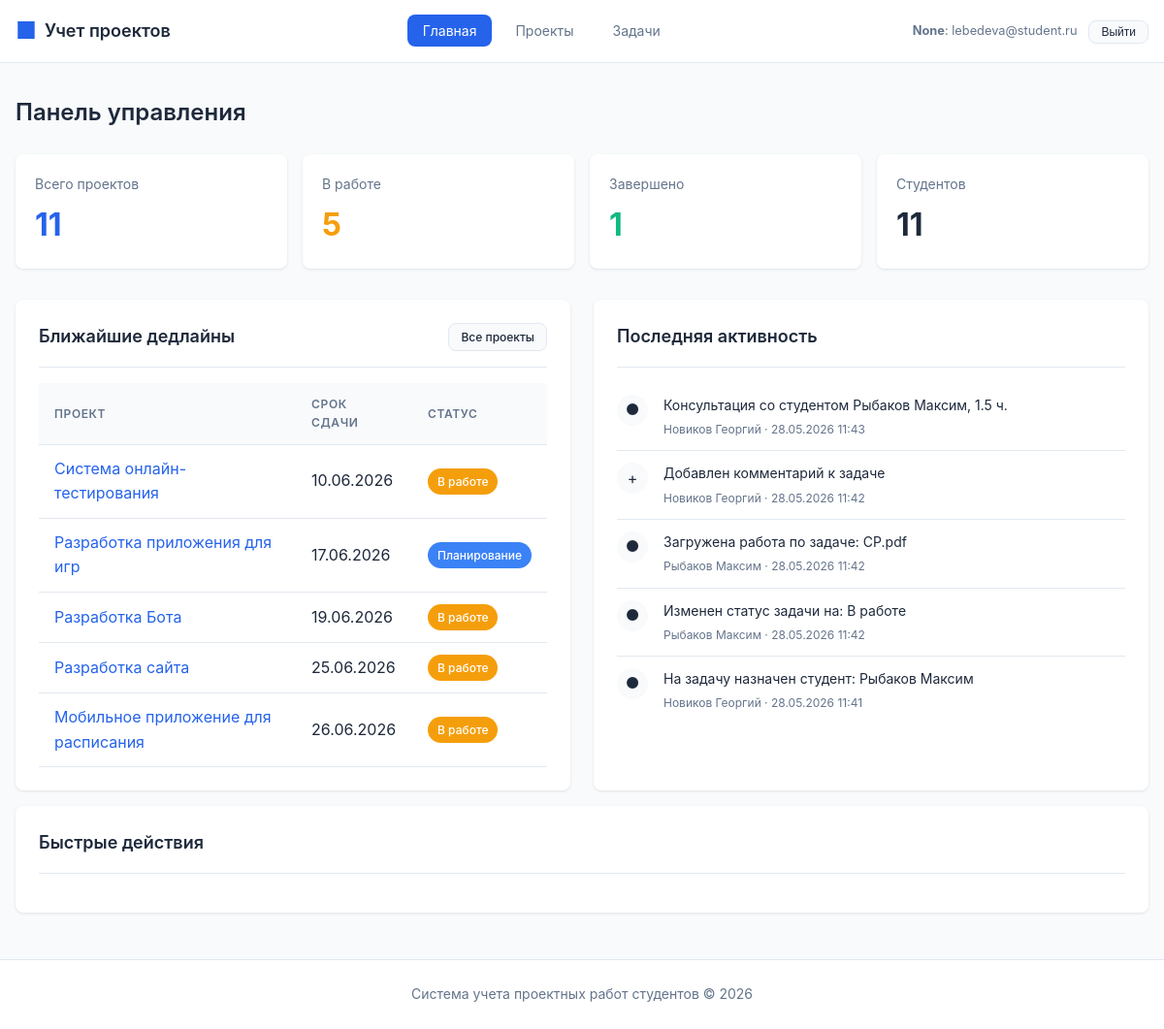
Page / (signed in) on the committed database.
### tables this page shows
CREATE TABLE project (
    id INTEGER PRIMARY KEY AUTOINCREMENT,
    title TEXT NOT NULL,
    description TEXT,
    start_date TEXT NOT NULL,
    end_date TEXT NOT NULL,
    status_id INTEGER REFERENCES project_status(id) ON DELETE SET NULL,
    supervisor_id INTEGER REFERENCES teacher(id) ON DELETE SET NULL,
    created_at TEXT DEFAULT CURRENT_TIMESTAMP,
    updated_at TEXT DEFAULT CURRENT_TIMESTAMP,
    CONSTRAINT valid_dates CHECK (end_date >= start_date)
);

CREATE TABLE project_status (
    id INTEGER PRIMARY KEY AUTOINCREMENT,
    name TEXT NOT NULL UNIQUE,
    description TEXT,
    color TEXT DEFAULT '#6B7280'
);

CREATE TABLE activity_feed (
    id INTEGER PRIMARY KEY AUTOINCREMENT,
    action_type TEXT NOT NULL,
    description TEXT NOT NULL,
    project_id INTEGER REFERENCES project(id) ON DELETE CASCADE,
    task_id INTEGER REFERENCES task(id) ON DELETE SET NULL,
    actor_student_id INTEGER REFERENCES student(id) ON DELETE SET NULL,
    actor_teacher_id INTEGER REFERENCES teacher(id) ON DELETE SET NULL,
    created_at TEXT DEFAULT CURRENT_TIMESTAMP
);

### routes/main.py (the view, shortened to what this page needs)
@main_bp.route('/')
def index():
    current_user = g.current_user
    user_role = current_user.get("role") if current_user else None
    is_teacher = user_role == ROLE_TEACHER
    is_student = user_role == ROLE_STUDENT
    teacher_id = current_user.get("id") if is_teacher else None
    student_id = current_user.get("id") if is_student else None
    if is_teacher:
        projects_stats = execute_query(
            """
            SELECT
                COUNT(*) as total,
                SUM(CASE WHEN ps.name = 'В работе' THEN 1 ELSE 0 END) as in_progress,
                SUM(CASE WHEN ps.name = 'Завершен' THEN 1 ELSE 0 END) as completed,
                SUM(CASE WHEN ps.name = 'Планирование' THEN 1 ELSE 0 END) as planning
            FROM project p
            LEFT JOIN project_status ps ON p.status_id = ps.id
            WHERE p.supervisor_id = %s
            """,
            (teacher_id,),
            fetch_one=True,
        )
        tasks_stats = execute_query(
            """
            SELECT
                COUNT(*) as total,
                SUM(CASE WHEN ts.name = 'В работе' THEN 1 ELSE 0 END) as in_progress,
                SUM(CASE WHEN ts.name = 'Выполнена' THEN 1 ELSE 0 END) as completed
            FROM task t
            LEFT JOIN task_status ts ON t.status_id = ts.id
            JOIN project p ON t.project_id = p.id
            WHERE p.supervisor_id = %s
            """,
            (teacher_id,),
            fetch_one=True,
        )
        people_stats = execute_query(
            """
            SELECT
                COUNT(DISTINCT pt.student_id) as students,
                1 as teachers
            FROM project p
            LEFT JOIN project_team pt ON pt.project_id = p.id
            WHERE p.supervisor_id = %s
            """,
            (teacher_id,),
            fetch_one=True,
        )
        activities = execute_query(
            """
            SELECT
                af.action_type,
                af.description,
                af.created_at,
                p.title as project_title,
                COALESCE(
                    s.last_name || ' ' || s.first_name,
                    t.last_name || ' ' || t.first_name
                ) as actor_name
            FROM activity_feed af
            JOIN project p ON af.project_id = p.id
            LEFT JOIN student s ON af.actor_student_id = s.id
            LEFT JOIN teacher t ON af.actor_teacher_id = t.id
            WHERE p.supervisor_id = %s
            ORDER BY af.created_at DESC
            LIMIT 5
            """,
            (teacher_id,),
            fetch_all=True,
        )
        upcoming_deadlines = execute_query(
            """
            SELECT
                p.id,
                p.title,
                p.end_date,
                ps.name as status,
                ps.color as status_color,
                t.last_name || ' ' || t.first_name as supervisor_name
            FROM project p
            LEFT JOIN project_status ps ON p.status_id = ps.id
            LEFT JOIN teacher t ON p.supervisor_id = t.id
            WHERE p.end_date >= CURRENT_DATE AND p.supervisor_id = %s
            ORDER BY p.end_date ASC
            LIMIT 5
            """,
            (teacher_id,),
            fetch_all=True,
        )
    else:
        projects_stats = execute_query("""
            SELECT
                COUNT(*) as total,
                SUM(CASE WHEN ps.name = 'В работе' THEN 1 ELSE 0 END) as in_progress,
                SUM(CASE WHEN ps.name = 'Завершен' THEN 1 ELSE 0 END) as completed,
                SUM(CASE WHEN ps.name = 'Планирование' THEN 1 ELSE 0 END) as planning
            FROM project p
            LEFT JOIN project_status ps ON p.status_id = ps.id
        """, fetch_one=True)
        tasks_stats = execute_query("""
            SELECT
                COUNT(*) as total,
                SUM(CASE WHEN ts.name = 'В работе' THEN 1 ELSE 0 END) as in_progress,
                SUM(CASE WHEN ts.name = 'Выполнена' THEN 1 ELSE 0 END) as completed
            FROM task t
            LEFT JOIN task_status ts ON t.status_id = ts.id
        """, fetch_one=True)
        people_stats = execute_query("""
            SELECT
                (SELECT COUNT(*) FROM student) as students,
                (SELECT COUNT(*) FROM teacher) as teachers
        """, fetch_one=True)
        activities = execute_query("""
            SELECT
                af.action_type,
                af.description,
                af.created_at,
                p.title as project_title,
                COALESCE(
                    s.last_name || ' ' || s.first_name,
                    t.last_name || ' ' || t.first_name
                ) as actor_name
            FROM activity_feed af
            LEFT JOIN project p ON af.project_id = p.id
            LEFT JOIN student s ON af.actor_student_id = s.id
            LEFT JOIN teacher t ON af.actor_teacher_id = t.id
            ORDER BY af.created_at DESC
            LIMIT 5
        """, fetch_all=True)
        upcoming_deadlines = execute_query("""
            SELECT
                p.id,
                p.title,
                p.end_date,
                ps.name as status,
                ps.color as status_color,
                t.last_name || ' ' || t.first_name as supervisor_name
            FROM project p
            LEFT JOIN project_status ps ON p.status_id = ps.id
            LEFT JOIN teacher t ON p.supervisor_id = t.id
            WHERE p.end_date >= CURRENT_DATE
            ORDER BY p.end_date ASC
            LIMIT 5
        """, fetch_all=True)
    return render_template('index.html',
                         projects_stats=projects_stats,
                         tasks_stats=tasks_stats,
                         people_stats=people_stats,
                         activities=activities,
                         upcoming_deadlines=upcoming_deadlines,
                         is_student_dashboard=is_student)

### database.py (called while the page is built, shortened)
def _parse_db_value(key, value):
    if not isinstance(value, str):
        return value
    if key.endswith("_at"):
        try:
            return datetime.fromisoformat(value)
        except ValueError:
            return value
    if key.endswith("_date") or key in DATE_FIELDS:
        try:
            return date.fromisoformat(value)
        except ValueError:
            return value
    return value

def _normalize_row(row):
    raw = dict(row)
    return {key: _parse_db_value(key, value) for key, value in raw.items()}

def get_db_connection():
    conn = sqlite3.connect(Config.SQLITE_PATH)
    conn.row_factory = sqlite3.Row
    conn.execute("PRAGMA foreign_keys = ON")
    return conn

def execute_query(query, params=None, fetch_one=False, fetch_all=False, commit=False):
    conn = get_db_connection()
    cursor = conn.cursor()
    result = None
    try:
        sqlite_query = query.replace("%s", "?")
        cursor.execute(sqlite_query, params or ())
        if fetch_one:
            row = cursor.fetchone()
            result = _normalize_row(row) if row else None
        elif fetch_all:
            result = [_normalize_row(row) for row in cursor.fetchall()]
    except Exception as e:
        conn.rollback()
        raise e
    finally:
        cursor.close()
        conn.close()
    return result

### templates/index.html (shortened to what this page needs)
{% extends 'base.html' %}
{% block content %}
<div class="page-header">
    <h1 class="page-title">Панель управления</h1>
</div>
<div class="stats-grid">
    <div class="stat-card">
        <div class="stat-label">{% if is_student_dashboard %}Моих проектов{% else %}Всего проектов{% endif %}</div>
        <div class="stat-value primary">{{ projects_stats.total or 0 }}</div>
    </div>
    <div class="stat-card">
        <div class="stat-label">{% if is_student_dashboard %}Моих задач{% else %}В работе{% endif %}</div>
        <div class="stat-value warning">{% if is_student_dashboard %}{{ tasks_stats.total or 0 }}{% else %}{{
            projects_stats.in_progress or 0 }}{% endif %}</div>
    </div>
    <div class="stat-card">
        <div class="stat-label">{% if is_student_dashboard %}Завершенных задач{% else %}Завершено{% endif %}</div>
        <div class="stat-value success">{% if is_student_dashboard %}{{ tasks_stats.completed or 0 }}{% else %}{{
            projects_stats.completed or 0 }}{% endif %}</div>
    </div>
    <div class="stat-card">
        <div class="stat-label">{% if is_student_dashboard %}Однокомандников{% else %}Студентов{% endif %}</div>
        <div class="stat-value">{{ people_stats.students or 0 }}</div>
    </div>
</div>
<div class="detail-grid">
    <div class="card">
        <div class="card-header">
            <h2 class="card-title">{% if is_student_dashboard %}Мои ближайшие дедлайны{% else %}Ближайшие дедлайны{%
                endif %}</h2>
            <a href="{{ url_for('tasks.list_tasks') if is_student_dashboard else url_for('projects.list_projects') }}"
                class="btn btn-secondary btn-sm">
                {% if is_student_dashboard %}Все задачи{% else %}Все проекты{% endif %}
            </a>
        </div>
        {% if upcoming_deadlines %}
        <div class="table-container">
            <table>
                <thead>
                    <tr>
                        <th>{% if is_student_dashboard %}Задача{% else %}Проект{% endif %}</th>
                        <th>Срок сдачи</th>
                        <th>Статус</th>
                    </tr>
                </thead>
                <tbody>
                    {% for project in upcoming_deadlines %}
                    <tr>
                        <td>
                            <a href="{{ url_for('tasks.view_task', task_id=project.id) if is_student_dashboard else url_for('projects.view_project', project_id=project.id) }}"
                                class="link">
                                {{ project.title }}
                            </a>
                        </td>
                        <td>{{ project.end_date.strftime('%d.%m.%Y') if project.end_date else '-' }}</td>
                        <td>
                            <span class="badge badge-status" {{ {'style': 'background-color: ' ~ (project.status_color or '#6B7280') } | xmlattr }}>
                                {{ project.status or 'Не указан' }}
                            </span>
                        </td>
                    </tr>
                    {% endfor %}
                </tbody>
            </table>
        </div>
        {% else %}
        <div class="empty-state">
            <p>Нет предстоящих дедлайнов</p>
        </div>
        {% endif %}
    </div>
    <div class="card">
        <div class="card-header">
            <h2 class="card-title">Последняя активность</h2>
        </div>
        {% if activities %}
        <ul class="activity-list">
            {% for activity in activities %}
            <li class="activity-item">
                <div class="activity-icon">
                    {% if 'created' in activity.action_type %}
                    &#43;
                    {% elif 'completed' in activity.action_type %}
                    &#10003;
                    {% else %}
                    &#9679;
                    {% endif %}
                </div>
                <div class="activity-content">
                    <div class="activity-text">{{ activity.description }}</div>
                    <div class="activity-time">
                        {{ activity.actor_name or 'Система' }} &middot;
                        {{ activity.created_at.strftime('%d.%m.%Y %H:%M') if activity.created_at else '' }}
                    </div>
                </div>
            </li>
            {% endfor %}
        </ul>
        {% else %}
        <div class="empty-state">
            <p>Нет записей активности</p>
        </div>
        {% endif %}
    </div>
</div>
<div class="card">
    <div class="card-header">
        <h2 class="card-title">Быстрые действия</h2>
    </div>
</div>
{% endblock %}

### static/style.css (style rules this page uses)
* { margin: 0; padding: 0; box-sizing: border-box; }
:root { --primary: #2563eb; --primary-dark: #1d4ed8; --secondary: #64748b; --success: #10b981; --warning: #f59e0b; --danger: #ef4444; --background: #f8fafc; --surface: #ffffff; --text: #1e293b; --text-secondary: #64748b; --border: #e2e8f0; --shadow: 0 1px 3px rgba(0,0,0,0.1); --shadow-lg: 0 4px 6px rgba(0,0,0,0.1); --radius: 8px; }
body { font-family: -apple-system, BlinkMacSystemFont, 'Segoe UI', Roboto, 'Helvetica Neue', Arial, sans-serif; background-color: var(--background); color: var(--text); line-height: 1.6; min-height: 100vh; display: flex; flex-direction: column; }
.page-header { display: flex; align-items: center; justify-content: space-between; margin-bottom: 1.5rem; flex-wrap: wrap; gap: 1rem; }
.page-title { font-size: 1.5rem; font-weight: 600; color: var(--text); }
.card { background: var(--surface); border-radius: var(--radius); box-shadow: var(--shadow); padding: 1.5rem; margin-bottom: 1rem; }
.card-header { display: flex; align-items: center; justify-content: space-between; margin-bottom: 1rem; padding-bottom: 1rem; border-bottom: 1px solid var(--border); }
.card-title { font-size: 1.125rem; font-weight: 600; }
.stats-grid { display: grid; grid-template-columns: repeat(auto-fit, minmax(200px, 1fr)); gap: 1rem; margin-bottom: 2rem; }
.stat-card { background: var(--surface); border-radius: var(--radius); box-shadow: var(--shadow); padding: 1.25rem; }
.stat-label { font-size: 0.875rem; color: var(--text-secondary); margin-bottom: 0.25rem; }
.stat-value { font-size: 2rem; font-weight: 700; color: var(--text); }
.stat-value.primary { color: var(--primary); }
.stat-value.success { color: var(--success); }
.stat-value.warning { color: var(--warning); }
.table-container { overflow-x: auto; }
table { width: 100%; border-collapse: collapse; }
th, td { padding: 0.75rem 1rem; text-align: left; border-bottom: 1px solid var(--border); }
th { font-weight: 600; font-size: 0.75rem; text-transform: uppercase; letter-spacing: 0.05em; color: var(--text-secondary); background: var(--background); }
.btn { display: inline-flex; align-items: center; gap: 0.5rem; padding: 0.5rem 1rem; font-size: 0.875rem; font-weight: 500; border-radius: var(--radius); border: none; cursor: pointer; text-decoration: none; transition: all 0.2s; }
.btn-secondary { background: var(--background); color: var(--text); border: 1px solid var(--border); }
.btn-sm { padding: 0.25rem 0.75rem; font-size: 0.75rem; }
.badge { display: inline-flex; align-items: center; padding: 0.25rem 0.625rem; font-size: 0.75rem; font-weight: 500; border-radius: 9999px; white-space: nowrap; }
.badge-status { color: white; }
.activity-list { list-style: none; }
.activity-item { display: flex; gap: 1rem; padding: 0.75rem 0; border-bottom: 1px solid var(--border); }
.activity-item:last-child { border-bottom: none; }
.activity-icon { width: 32px; height: 32px; border-radius: 50%; background: var(--background); display: flex; align-items: center; justify-content: center; flex-shrink: 0; }
.activity-content { flex: 1; }
.activity-text { font-size: 0.875rem; color: var(--text); }
.activity-time { font-size: 0.75rem; color: var(--text-secondary); margin-top: 0.25rem; }
.link { color: var(--primary); text-decoration: none; }
.detail-grid { display: grid; grid-template-columns: repeat(auto-fit, minmax(250px, 1fr)); gap: 1.5rem; }

### rows in the picture
project: title "Система онлайн-тестирования", end_date "10.06.2026", name "В работе"
project: title "Разработка приложения для игр", end_date "17.06.2026", name "Планирование"
project: title "Разработка Бота", end_date "19.06.2026", name "В работе"
project: title "Разработка сайта", end_date "25.06.2026", name "В работе"
project: title "Мобильное приложение для расписания", end_date "26.06.2026", name "В работе"
activity_feed: description "Консультация со студентом Рыбаков Максим, 1.5 ч.", actor_name "Новиков Георгий", created_at "28.05.2026 11:43"
activity_feed: description "Добавлен комментарий к задаче", actor_name "Новиков Георгий", created_at "28.05.2026 11:42"
activity_feed: description "Загружена работа по задаче: СР.pdf", actor_name "Рыбаков Максим", created_at "28.05.2026 11:42"
activity_feed: description "Изменен статус задачи на: В работе", actor_name "Рыбаков Максим", created_at "28.05.2026 11:42"
activity_feed: description "На задачу назначен студент: Рыбаков Максим", actor_name "Новиков Георгий", created_at "28.05.2026 11:41"

### other values in the picture
{{ current_user.role_label }} "None"
{{ current_user.name }} "lebedeva@student.ru"
{{ projects_stats.total or 0 }} "11"
{{ projects_stats.in_progress or 0 }} "5"
{{ projects_stats.completed or 0 }} "1"
{{ people_stats.students or 0 }} "11"
